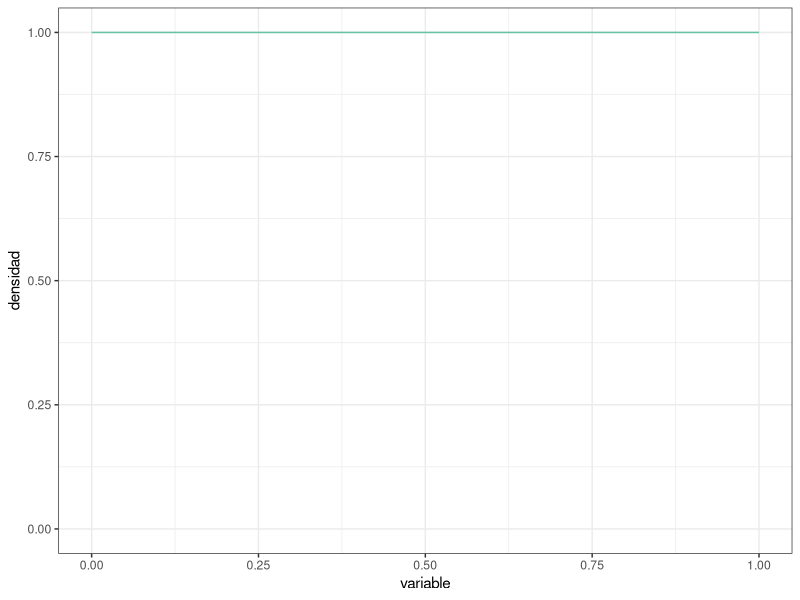
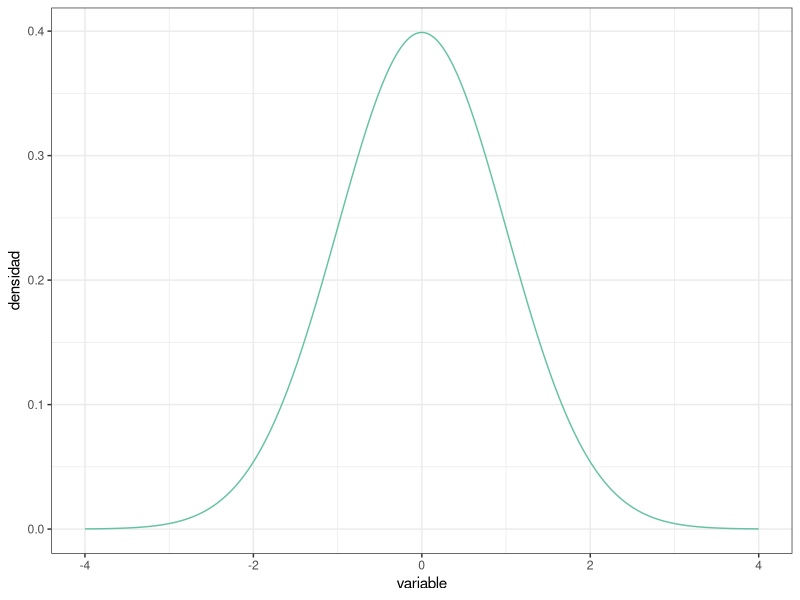
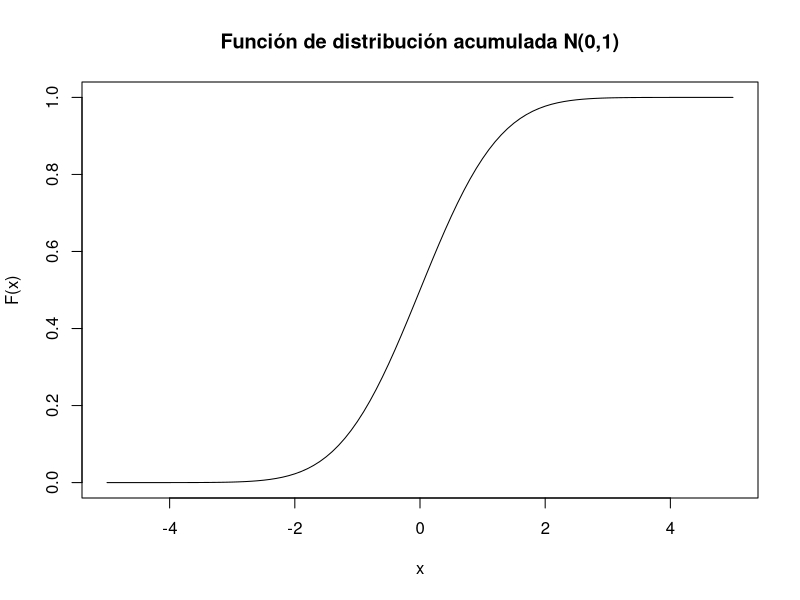
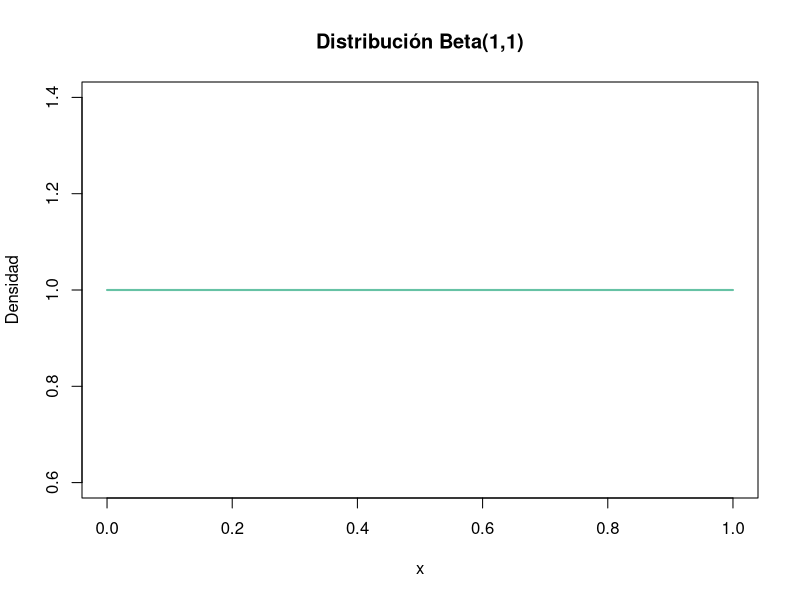
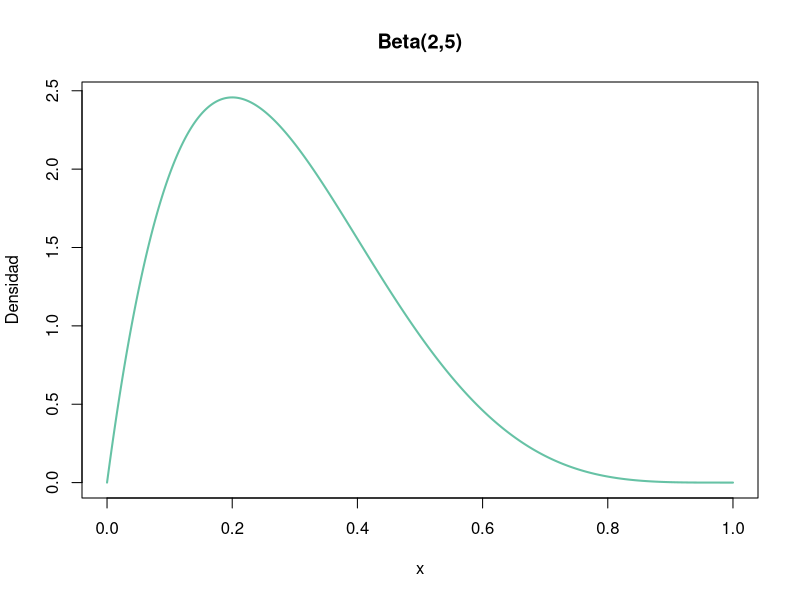
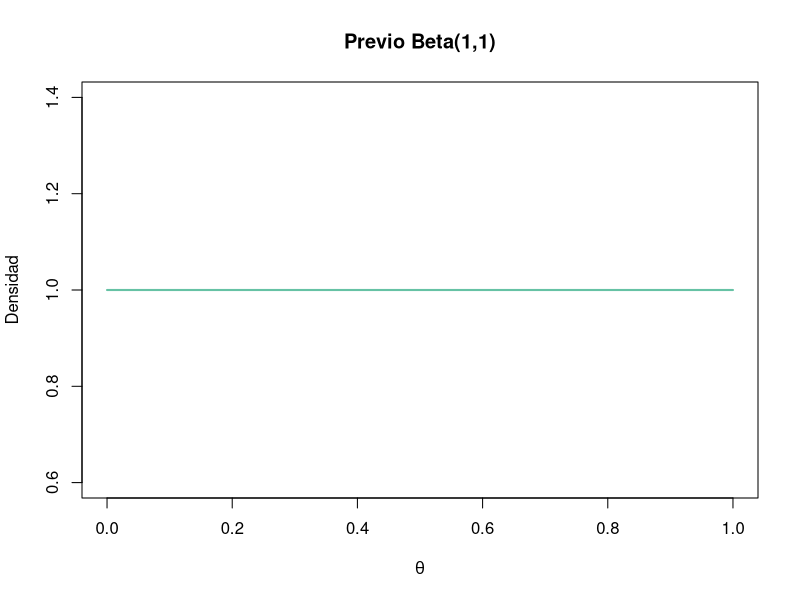
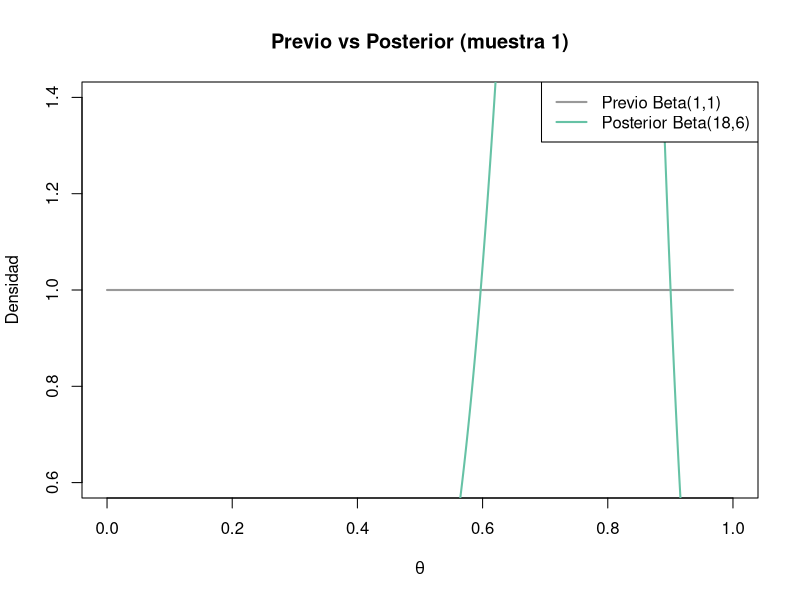
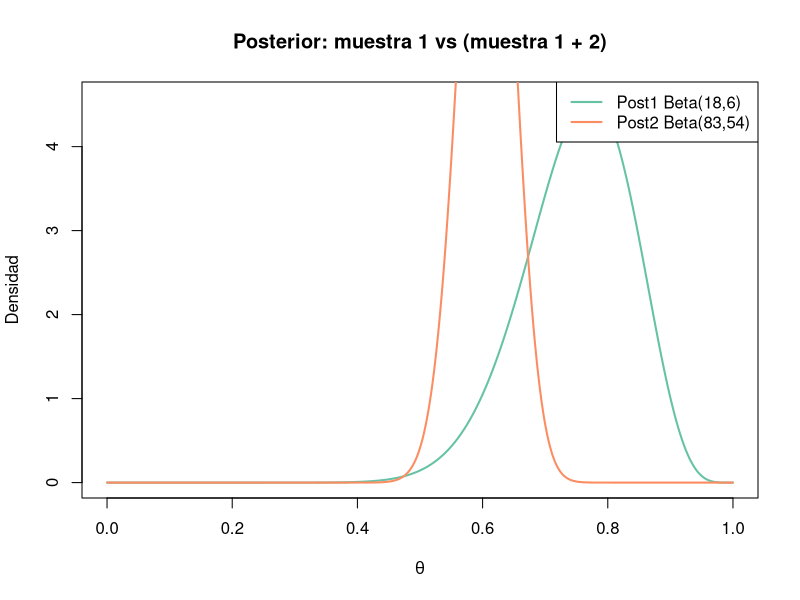

Reproduce these figures in R, in order.
## ---- chunk 1
# Paquetes:
library(tidyverse)
library(RColorBrewer)

# Configuración de la salida gráfica:
PALETA <- brewer.pal(8, "Set2") # Colores por defecto
color_defecto  <- PALETA[1]
options(ggplot2.discrete.colour = PALETA)

theme_set(theme_bw()) # Tema "neutro" para la representación gráfica
## ---- chunk 2
PREC     <- 1e-3
DENS_INF <- 0
DENS_SUP <- 1

uniforme <- tibble(
  variable = seq(from = DENS_INF, to = DENS_SUP, by = PREC),
  densidad = dunif(variable, min = DENS_INF, max = DENS_SUP)
)

ggplot(data = uniforme, aes(x = variable, y = densidad)) +
  geom_line(color = color_defecto) +
  ylim(0, max(uniforme$densidad))

## ---- chunk 3
DENS_INF <- -4
DENS_SUP <-  4

normal <- tibble(
  variable = seq(from = DENS_INF, to = DENS_SUP, by = PREC),
  densidad = dnorm(variable)
)

ggplot(data = normal, aes(x = variable, y = densidad)) +
  geom_line(color = color_defecto)

## ---- chunk 4
uniforme |> summarize(integral = PREC * sum(densidad))
## ---- chunk 5
uniforme |> summarize(
  integral = PREC * (sum(densidad) - 0.5 * (first(densidad) + last(densidad)))
)
## ---- chunk 6
normal |> summarize(integral = sum(densidad) * PREC)
## ---- chunk 7
# Ampliando el rango a [-10, 10]
tibble(
  variable = seq(from = -10, to = 10, by = PREC),
  densidad = dnorm(variable)
) |> summarize(integral = sum(densidad) * PREC)

# Usando precisión de millonésimas en el rango [-4,4]
tibble(
  variable = seq(from = DENS_INF, to = DENS_SUP, by = 1e-6),
  densidad = dnorm(variable)
) |> summarize(integral = sum(densidad) * 1e-6)
## ---- chunk 8
uniforme |> summarize(
  integral = PREC * sum(densidad),
  integral_norm = integral / integral # Normalización (=1)
)

normal |> summarize(
  integral = PREC * sum(densidad),
  integral_norm = integral / integral # Normalización (=1)
)
## ---- chunk 9
mu <- 0; sigma <- 1
x  <- seq(-5, 5, by = 0.1)
densidad <- dnorm(x, mean = mu, sd = sigma)
max(densidad)
## ---- chunk 10
x <- seq(-5, 5, by = 0.1)
F <- pnorm(x, mean = mu, sd = sigma)
plot(x, F, type = "l", main = "Función de distribución acumulada N(0,1)",
     xlab = "x", ylab = "F(x)")
## ---- chunk 11
mu
## ---- chunk 12
alpha <- 1; beta <- 1
x <- seq(0, 1, length.out = 1000)
y <- dbeta(x, shape1 = alpha, shape2 = beta)
plot(x, y, type = "l", lwd = 2, col = color_defecto,
     main = "Distribución Beta(1,1)", xlab = "x", ylab = "Densidad")
## ---- chunk 13
alpha <- 2; beta <- 5
y <- dbeta(x, alpha, beta)
plot(x, y, type = "l", lwd = 2, col = color_defecto,
     main = sprintf("Beta(%d,%d)", alpha, beta), xlab = "x", ylab = "Densidad")
## ---- chunk 14
alpha_prior <- 1; beta_prior <- 1
x <- seq(0, 1, by = 0.001)
prior_values <- dbeta(x, alpha_prior, beta_prior)
plot(x, prior_values, type = "l", lwd = 2, col = color_defecto,
     main = "Previo Beta(1,1)", xlab = expression(theta), ylab = "Densidad")
## ---- chunk 15
verosimilitud <- function(y, n, theta){
  choose(n, y) * theta^y * (1-theta)^(n-y)
}
## ---- chunk 16
aceptacion_muestra <- tibble(
  id_participante   = 1:22,
  resp_descarga_app = c(
    "Si","Si","No","No","Si","Si","Si","Si","No","Si","Si",
    "Si","Si","Si","Si","Si","No","Si","No","Si","Si","Si"
  )
)

y1 <- sum(aceptacion_muestra$resp_descarga_app == "Si")
n1 <- nrow(aceptacion_muestra)
y1; n1; y1/n1
## ---- chunk 17
alpha_post1 <- alpha_prior + y1   # 1+17 = 18
beta_post1  <- beta_prior + (n1-y1) # 1+5  = 6
post1 <- dbeta(x, alpha_post1, beta_post1)
plot(x, prior_values, type = "l", lwd = 2, col = "grey60",
     xlab = expression(theta), ylab = "Densidad",
     main = "Previo vs Posterior (muestra 1)")
lines(x, post1, lwd = 2, col = color_defecto)
legend("topright", c("Previo Beta(1,1)", sprintf("Posterior Beta(%d,%d)",
       alpha_post1, beta_post1)), lwd = 2, col = c("grey60", color_defecto))
## ---- chunk 18
EV1   <- alpha_post1/(alpha_post1+beta_post1)           # 18/24 = 0.75
mode1 <- (alpha_post1-1)/(alpha_post1+beta_post1-2)     # 17/22 ≈ 0.7727
c(esperanza = EV1, moda = mode1)
## ---- chunk 19
aceptacion_muestra_2 <- tibble(
  id_participante   = 1:113,
  resp_descarga_app = c(
    "Si","Si","No","No","Si","Si","Si","Si","No","Si","Si",
    "Si","Si","Si","Si","Si","No","Si","No","Si","Si","Si",
    "No","Si","Si","Si","Si","No","No","Si","No","Si","Si",
    "Si","Si","Si","No","Si","No","No","Si","No","Si","Si",
    "No","No","No","Si","No","No","Si","Si","No","No","Si",
    "No","Si","No","No","No","Si","Si","No","Si","Si","No",
    "Si","Si","No","Si","Si","No","Si","No","Si","No","Si",
    "No","No","No","Si","Si","No","No","Si","Si","No","No",
    "No","Si","Si","No","Si","Si","No","Si","Si","Si","Si",
    "No","Si","No","No","No","No","No","Si","No","No","Si",
    "Si","Si","Si"
  )
)

y2 <- sum(aceptacion_muestra_2$resp_descarga_app == "Si")
n2 <- nrow(aceptacion_muestra_2)
y2; n2; y2/n2
## ---- chunk 20
alpha_post2 <- alpha_post1 + y2         # 18 + 65 = 83
beta_post2  <- beta_post1  + (n2 - y2)  #  6 + 48 = 54
post2 <- dbeta(x, alpha_post2, beta_post2)
plot(x, post1, type = "l", lwd = 2, col = "#66C2A5",
     xlab = expression(theta), ylab = "Densidad",
     main = "Posterior: muestra 1 vs (muestra 1 + 2)")
lines(x, post2, lwd = 2, col = "#FC8D62")
legend("topright",
       c(sprintf("Post1 Beta(%d,%d)", alpha_post1, beta_post1),
         sprintf("Post2 Beta(%d,%d)", alpha_post2, beta_post2)),
       lwd = 2, col = c("#66C2A5", "#FC8D62"))

EV2   <- alpha_post2/(alpha_post2+beta_post2)         # 83/137 ≈ 0.6058
mode2 <- (alpha_post2-1)/(alpha_post2+beta_post2-2)   # 82/135 ≈ 0.6074
c(esperanza = EV2, moda = mode2)
## ---- chunk 21
aceptacion_muestra_total <- bind_rows(
  aceptacion_muestra, aceptacion_muestra_2
) |> mutate(id_participante = row_number())

y_tot <- sum(aceptacion_muestra_total$resp_descarga_app == "Si")
n_tot <- nrow(aceptacion_muestra_total)
alpha_post_tot <- alpha_prior + y_tot    # 1 + (17+65) = 83
beta_post_tot  <- beta_prior + (n_tot - y_tot) # 1 + (5+48) = 54
all.equal(c(alpha_post2, beta_post2), c(alpha_post_tot, beta_post_tot))
## ---- chunk 22
post_tot <- dbeta(x, alpha_post_tot, beta_post_tot)
plot(x, post2, type = "l", lwd = 2, col = "#FC8D62",
     xlab = expression(theta), ylab = "Densidad",
     main = "Posterior con datos colapsados vs secuencial")
lines(x, post_tot, lwd = 2, col = "#8DA0CB")
legend("topright",
       c("Secuencial (1→2)", "Colapsado"),
       lwd = 2, col = c("#FC8D62", "#8DA0CB"))

EV_tot   <- alpha_post_tot/(alpha_post_tot+beta_post_tot)
mode_tot <- (alpha_post_tot-1)/(alpha_post_tot+beta_post_tot-2)
round(c(esperanza = EV_tot, moda = mode_tot), 6)
## ---- chunk 23
clase_1 <- tibble(
  id     = 1:27,
  tiempo = c(242,249,278,273,227,257,276,236,214,141,200,201,
             228,271,160,275,156,246,293,306,263,247,224,160,277,
             168,250)
)

clase_2 <- tibble(
  id     = 1:24,
  tiempo = c(195,176,237,258,226,254,292,212,215,298,235,244,
             144,227,166,194,261,187,224,233,180,167,193,282)
)
## ---- chunk 24
mu_0 <- 247; tau0_2 <- 1156; tau0 <- sqrt(tau0_2)

n1 <- nrow(clase_1); n2 <- nrow(clase_2)
xb1 <- mean(clase_1$tiempo); xb2 <- mean(clase_2$tiempo)
s2_1 <- var(clase_1$tiempo); s2_2 <- var(clase_2$tiempo)

mu_post <- (mu_0/tau0_2 + n1*xb1/s2_1 + n2*xb2/s2_2) /
           (1/tau0_2    + n1/s2_1     + n2/s2_2)
var_post <- 1 / (1/tau0_2 + n1/s2_1 + n2/s2_2)
sd_post  <- sqrt(var_post)

round(c(media_posterior = mu_post, var_posterior = var_post, sd_posterior = sd_post), 2)
## ---- chunk 25
xs <- seq(mu_0 - 4*tau0, mu_0 + 4*tau0, length.out = 1000)
prev <- dnorm(xs, mean = mu_0, sd = tau0)
post <- dnorm(xs, mean = mu_post, sd = sd_post)
plot(xs, prev, type = "l", lwd = 2, col = "grey60",
     xlab = "Tiempo de lectura (s)", ylab = "Densidad",
     main = "Previo vs Posterior para la media global")
lines(xs, post, lwd = 2, col = color_defecto)
legend("topright", c("Previo N(247, 34^2)",
                     sprintf("Posterior N(%.2f, %.2f^2)", mu_post, sd_post)),
       lwd = 2, col = c("grey60", color_defecto))

c(esperanza = mu_post, moda = mu_post)  # Normal: esperanza = moda
